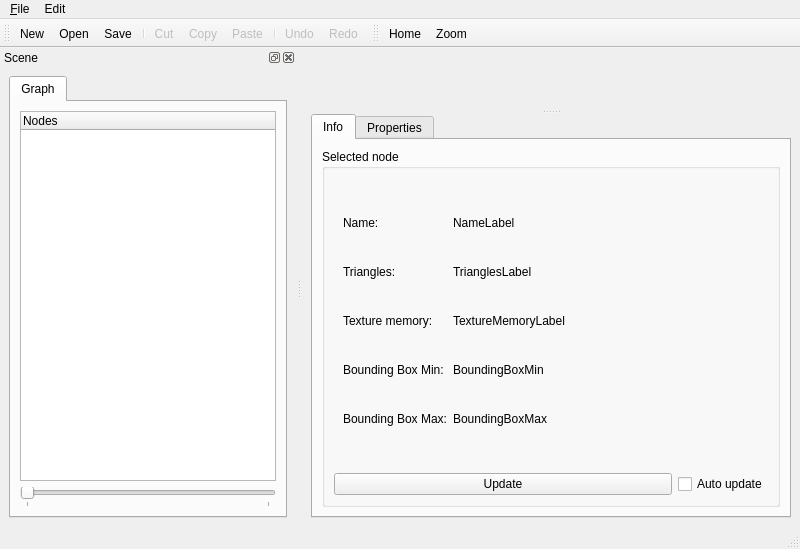
<?xml version="1.0" encoding="UTF-8"?>
<ui version="4.0">
 <class>MainWindow</class>
 <widget class="QMainWindow" name="MainWindow">
  <property name="geometry">
   <rect>
    <x>0</x>
    <y>0</y>
    <width>800</width>
    <height>549</height>
   </rect>
  </property>
  <property name="windowTitle">
   <string>SceneEdit</string>
  </property>
  <property name="windowIcon">
   <iconset resource="../resources.qrc">
    <normaloff>:/Images/osg64.png</normaloff>:/Images/osg64.png</iconset>
  </property>
  <property name="animated">
   <bool>false</bool>
  </property>
  <widget class="QWidget" name="m_centralwidget">
   <layout class="QVBoxLayout">
    <item>
     <widget class="QSplitter" name="splitter">
      <property name="orientation">
       <enum>Qt::Vertical</enum>
      </property>
      <widget class="QWidget" name="widget" native="true"/>
      <widget class="QWidget" name="widget_2" native="true">
       <layout class="QHBoxLayout">
        <item>
         <widget class="QSplitter" name="splitter_2">
          <property name="orientation">
           <enum>Qt::Horizontal</enum>
          </property>
          <widget class="QTabWidget" name="tabWidget_2">
           <property name="minimumSize">
            <size>
             <width>200</width>
             <height>0</height>
            </size>
           </property>
           <property name="currentIndex">
            <number>0</number>
           </property>
           <widget class="QWidget" name="tab_3">
            <attribute name="title">
             <string>Info</string>
            </attribute>
            <layout class="QVBoxLayout">
             <item>
              <widget class="QGroupBox" name="groupBox">
               <property name="title">
                <string>Selected node</string>
               </property>
               <layout class="QVBoxLayout">
                <item>
                 <widget class="QWidget" name="widget_3" native="true">
                  <layout class="QGridLayout">
                   <item row="0" column="0">
                    <widget class="QLabel" name="label">
                     <property name="sizePolicy">
                      <sizepolicy hsizetype="Fixed" vsizetype="Fixed">
                       <horstretch>0</horstretch>
                       <verstretch>0</verstretch>
                      </sizepolicy>
                     </property>
                     <property name="minimumSize">
                      <size>
                       <width>92</width>
                       <height>0</height>
                      </size>
                     </property>
                     <property name="text">
                      <string>Name:</string>
                     </property>
                    </widget>
                   </item>
                   <item row="0" column="1">
                    <widget class="QLabel" name="_nameLabel">
                     <property name="sizePolicy">
                      <sizepolicy hsizetype="Expanding" vsizetype="Fixed">
                       <horstretch>0</horstretch>
                       <verstretch>0</verstretch>
                      </sizepolicy>
                     </property>
                     <property name="text">
                      <string>NameLabel</string>
                     </property>
                    </widget>
                   </item>
                   <item row="1" column="0">
                    <widget class="QLabel" name="label_2">
                     <property name="sizePolicy">
                      <sizepolicy hsizetype="Fixed" vsizetype="Fixed">
                       <horstretch>0</horstretch>
                       <verstretch>0</verstretch>
                      </sizepolicy>
                     </property>
                     <property name="minimumSize">
                      <size>
                       <width>92</width>
                       <height>0</height>
                      </size>
                     </property>
                     <property name="text">
                      <string>Triangles:</string>
                     </property>
                    </widget>
                   </item>
                   <item row="1" column="1">
                    <widget class="QLabel" name="_trianglesLabel">
                     <property name="sizePolicy">
                      <sizepolicy hsizetype="Expanding" vsizetype="Fixed">
                       <horstretch>0</horstretch>
                       <verstretch>0</verstretch>
                      </sizepolicy>
                     </property>
                     <property name="text">
                      <string>TrianglesLabel</string>
                     </property>
                    </widget>
                   </item>
                   <item row="2" column="0">
                    <widget class="QLabel" name="label_3">
                     <property name="sizePolicy">
                      <sizepolicy hsizetype="Fixed" vsizetype="Fixed">
                       <horstretch>0</horstretch>
                       <verstretch>0</verstretch>
                      </sizepolicy>
                     </property>
                     <property name="minimumSize">
                      <size>
                       <width>92</width>
                       <height>0</height>
                      </size>
                     </property>
                     <property name="text">
                      <string>Texture memory:</string>
                     </property>
                    </widget>
                   </item>
                   <item row="2" column="1">
                    <widget class="QLabel" name="_textureMemoryLabel">
                     <property name="sizePolicy">
                      <sizepolicy hsizetype="Expanding" vsizetype="Fixed">
                       <horstretch>0</horstretch>
                       <verstretch>0</verstretch>
                      </sizepolicy>
                     </property>
                     <property name="text">
                      <string>TextureMemoryLabel</string>
                     </property>
                    </widget>
                   </item>
                   <item row="3" column="0">
                    <widget class="QLabel" name="label_4">
                     <property name="sizePolicy">
                      <sizepolicy hsizetype="Fixed" vsizetype="Fixed">
                       <horstretch>0</horstretch>
                       <verstretch>0</verstretch>
                      </sizepolicy>
                     </property>
                     <property name="minimumSize">
                      <size>
                       <width>92</width>
                       <height>0</height>
                      </size>
                     </property>
                     <property name="text">
                      <string>Bounding Box Min:</string>
                     </property>
                    </widget>
                   </item>
                   <item row="3" column="1">
                    <widget class="QLabel" name="_boundingBoxMinLabel">
                     <property name="sizePolicy">
                      <sizepolicy hsizetype="Expanding" vsizetype="Fixed">
                       <horstretch>0</horstretch>
                       <verstretch>0</verstretch>
                      </sizepolicy>
                     </property>
                     <property name="text">
                      <string>BoundingBoxMin</string>
                     </property>
                    </widget>
                   </item>
                   <item row="4" column="0">
                    <widget class="QLabel" name="label_5">
                     <property name="sizePolicy">
                      <sizepolicy hsizetype="Fixed" vsizetype="Fixed">
                       <horstretch>0</horstretch>
                       <verstretch>0</verstretch>
                      </sizepolicy>
                     </property>
                     <property name="minimumSize">
                      <size>
                       <width>92</width>
                       <height>0</height>
                      </size>
                     </property>
                     <property name="text">
                      <string>Bounding Box Max:</string>
                     </property>
                    </widget>
                   </item>
                   <item row="4" column="1">
                    <widget class="QLabel" name="_boundingBoxMaxLabel">
                     <property name="sizePolicy">
                      <sizepolicy hsizetype="Expanding" vsizetype="Fixed">
                       <horstretch>0</horstretch>
                       <verstretch>0</verstretch>
                      </sizepolicy>
                     </property>
                     <property name="text">
                      <string>BoundingBoxMax</string>
                     </property>
                    </widget>
                   </item>
                  </layout>
                 </widget>
                </item>
                <item>
                 <layout class="QHBoxLayout">
                  <item>
                   <widget class="QPushButton" name="_updateBtn">
                    <property name="sizePolicy">
                     <sizepolicy hsizetype="Expanding" vsizetype="Fixed">
                      <horstretch>0</horstretch>
                      <verstretch>0</verstretch>
                     </sizepolicy>
                    </property>
                    <property name="text">
                     <string>Update</string>
                    </property>
                   </widget>
                  </item>
                  <item>
                   <widget class="QCheckBox" name="_autoUpdateCB">
                    <property name="text">
                     <string>Auto update</string>
                    </property>
                   </widget>
                  </item>
                 </layout>
                </item>
               </layout>
              </widget>
             </item>
            </layout>
           </widget>
           <widget class="QWidget" name="tab_4">
            <attribute name="title">
             <string>Properties</string>
            </attribute>
            <layout class="QVBoxLayout">
             <property name="spacing">
              <number>0</number>
             </property>
             <property name="margin">
              <number>0</number>
             </property>
             <item>
              <widget class="QWidget" name="_peContainer" native="true">
               <property name="sizePolicy">
                <sizepolicy hsizetype="Expanding" vsizetype="Expanding">
                 <horstretch>0</horstretch>
                 <verstretch>0</verstretch>
                </sizepolicy>
               </property>
              </widget>
             </item>
            </layout>
           </widget>
          </widget>
         </widget>
        </item>
       </layout>
      </widget>
     </widget>
    </item>
   </layout>
  </widget>
  <widget class="QMenuBar" name="m_menuBar">
   <property name="geometry">
    <rect>
     <x>0</x>
     <y>0</y>
     <width>800</width>
     <height>21</height>
    </rect>
   </property>
   <widget class="QMenu" name="menu_File">
    <property name="tearOffEnabled">
     <bool>true</bool>
    </property>
    <property name="title">
     <string>&amp;File</string>
    </property>
    <addaction name="actionNew"/>
    <addaction name="actionOpen"/>
    <addaction name="separator"/>
    <addaction name="actionSave"/>
    <addaction name="actionSaveAs"/>
    <addaction name="separator"/>
    <addaction name="actionExit"/>
   </widget>
   <widget class="QMenu" name="menuEdit">
    <property name="tearOffEnabled">
     <bool>true</bool>
    </property>
    <property name="title">
     <string>Edit</string>
    </property>
    <addaction name="actionUndo"/>
    <addaction name="actionRedo"/>
    <addaction name="separator"/>
    <addaction name="actionCut"/>
    <addaction name="actionCopy"/>
    <addaction name="actionPaste"/>
   </widget>
   <addaction name="menu_File"/>
   <addaction name="menuEdit"/>
  </widget>
  <widget class="QStatusBar" name="m_statusBar"/>
  <widget class="QDockWidget" name="_treeDock">
   <property name="allowedAreas">
    <set>Qt::LeftDockWidgetArea|Qt::RightDockWidgetArea</set>
   </property>
   <property name="windowTitle">
    <string>Scene</string>
   </property>
   <attribute name="dockWidgetArea">
    <number>1</number>
   </attribute>
   <widget class="QWidget" name="dockWidgetContents">
    <layout class="QVBoxLayout">
     <property name="spacing">
      <number>6</number>
     </property>
     <property name="margin">
      <number>9</number>
     </property>
     <item>
      <widget class="QTabWidget" name="tabWidget">
       <property name="tabPosition">
        <enum>QTabWidget::North</enum>
       </property>
       <property name="tabShape">
        <enum>QTabWidget::Rounded</enum>
       </property>
       <property name="currentIndex">
        <number>0</number>
       </property>
       <property name="elideMode">
        <enum>Qt::ElideNone</enum>
       </property>
       <widget class="QWidget" name="tab">
        <attribute name="title">
         <string>Graph</string>
        </attribute>
        <layout class="QVBoxLayout">
         <property name="spacing">
          <number>6</number>
         </property>
         <property name="margin">
          <number>9</number>
         </property>
         <item>
          <widget class="QTreeWidget" name="_treeWidget">
           <property name="selectionMode">
            <enum>QAbstractItemView::ExtendedSelection</enum>
           </property>
           <property name="selectionBehavior">
            <enum>QAbstractItemView::SelectItems</enum>
           </property>
           <property name="columnCount">
            <number>1</number>
           </property>
           <column>
            <property name="text">
             <string>Nodes</string>
            </property>
           </column>
          </widget>
         </item>
         <item>
          <widget class="QSlider" name="_treeSlider">
           <property name="maximum">
            <number>1</number>
           </property>
           <property name="orientation">
            <enum>Qt::Horizontal</enum>
           </property>
           <property name="tickPosition">
            <enum>QSlider::TicksBelow</enum>
           </property>
           <property name="tickInterval">
            <number>0</number>
           </property>
          </widget>
         </item>
        </layout>
       </widget>
      </widget>
     </item>
    </layout>
   </widget>
  </widget>
  <widget class="QToolBar" name="_standardBar">
   <property name="windowTitle">
    <string>toolBar</string>
   </property>
   <property name="orientation">
    <enum>Qt::Horizontal</enum>
   </property>
   <attribute name="toolBarArea">
    <enum>TopToolBarArea</enum>
   </attribute>
   <attribute name="toolBarBreak">
    <bool>false</bool>
   </attribute>
   <addaction name="actionNew"/>
   <addaction name="actionOpen"/>
   <addaction name="actionSave"/>
   <addaction name="separator"/>
   <addaction name="actionCut"/>
   <addaction name="actionCopy"/>
   <addaction name="actionPaste"/>
   <addaction name="separator"/>
   <addaction name="actionUndo"/>
   <addaction name="actionRedo"/>
  </widget>
  <widget class="QToolBar" name="_navigationBar">
   <property name="windowTitle">
    <string>toolBar_2</string>
   </property>
   <property name="orientation">
    <enum>Qt::Horizontal</enum>
   </property>
   <property name="iconSize">
    <size>
     <width>22</width>
     <height>22</height>
    </size>
   </property>
   <attribute name="toolBarArea">
    <enum>TopToolBarArea</enum>
   </attribute>
   <attribute name="toolBarBreak">
    <bool>false</bool>
   </attribute>
   <addaction name="actionHome"/>
   <addaction name="actionZoom"/>
  </widget>
  <action name="actionNew">
   <property name="icon">
    <iconset resource="../resources.qrc">
     <normaloff>:/icons/Toolbar/32x32/filenew.png</normaloff>:/icons/Toolbar/32x32/filenew.png</iconset>
   </property>
   <property name="text">
    <string>New</string>
   </property>
  </action>
  <action name="actionOpen">
   <property name="icon">
    <iconset resource="../resources.qrc">
     <normaloff>:/icons/Toolbar/32x32/fileopen.png</normaloff>:/icons/Toolbar/32x32/fileopen.png</iconset>
   </property>
   <property name="text">
    <string>Open</string>
   </property>
   <property name="shortcut">
    <string>Ctrl+O</string>
   </property>
  </action>
  <action name="actionSave">
   <property name="icon">
    <iconset resource="../resources.qrc">
     <normaloff>:/icons/Toolbar/32x32/filesave.png</normaloff>:/icons/Toolbar/32x32/filesave.png</iconset>
   </property>
   <property name="text">
    <string>Save</string>
   </property>
   <property name="shortcut">
    <string>Ctrl+S</string>
   </property>
  </action>
  <action name="actionSaveAs">
   <property name="enabled">
    <bool>true</bool>
   </property>
   <property name="icon">
    <iconset resource="../resources.qrc">
     <normaloff>:/icons/Toolbar/32x32/filesaveas.png</normaloff>:/icons/Toolbar/32x32/filesaveas.png</iconset>
   </property>
   <property name="text">
    <string>Save As</string>
   </property>
  </action>
  <action name="actionExit">
   <property name="icon">
    <iconset resource="../resources.qrc">
     <normaloff>:/icons/Toolbar/32x32/exit.png</normaloff>:/icons/Toolbar/32x32/exit.png</iconset>
   </property>
   <property name="text">
    <string>Exit</string>
   </property>
  </action>
  <action name="actionUndo">
   <property name="enabled">
    <bool>false</bool>
   </property>
   <property name="icon">
    <iconset resource="../resources.qrc">
     <normaloff>:/icons/Toolbar/32x32/undo.png</normaloff>:/icons/Toolbar/32x32/undo.png</iconset>
   </property>
   <property name="text">
    <string>Undo</string>
   </property>
  </action>
  <action name="actionRedo">
   <property name="enabled">
    <bool>false</bool>
   </property>
   <property name="icon">
    <iconset resource="../resources.qrc">
     <normaloff>:/icons/Toolbar/32x32/redo.png</normaloff>:/icons/Toolbar/32x32/redo.png</iconset>
   </property>
   <property name="text">
    <string>Redo</string>
   </property>
  </action>
  <action name="actionCut">
   <property name="enabled">
    <bool>false</bool>
   </property>
   <property name="icon">
    <iconset resource="../resources.qrc">
     <normaloff>:/icons/Toolbar/32x32/editcut.png</normaloff>:/icons/Toolbar/32x32/editcut.png</iconset>
   </property>
   <property name="text">
    <string>Cut</string>
   </property>
  </action>
  <action name="actionCopy">
   <property name="enabled">
    <bool>false</bool>
   </property>
   <property name="icon">
    <iconset resource="../resources.qrc">
     <normaloff>:/icons/Toolbar/32x32/editcopy.png</normaloff>:/icons/Toolbar/32x32/editcopy.png</iconset>
   </property>
   <property name="text">
    <string>Copy</string>
   </property>
  </action>
  <action name="actionPaste">
   <property name="enabled">
    <bool>false</bool>
   </property>
   <property name="icon">
    <iconset resource="../resources.qrc">
     <normaloff>:/icons/Toolbar/32x32/editpaste.png</normaloff>:/icons/Toolbar/32x32/editpaste.png</iconset>
   </property>
   <property name="text">
    <string>Paste</string>
   </property>
  </action>
  <action name="actionHome">
   <property name="icon">
    <iconset resource="../resources.qrc">
     <normaloff>:/icons/Toolbar/22x22/Icon57.png</normaloff>:/icons/Toolbar/22x22/Icon57.png</iconset>
   </property>
   <property name="text">
    <string>Home</string>
   </property>
  </action>
  <action name="actionZoom">
   <property name="icon">
    <iconset resource="../resources.qrc">
     <normaloff>:/icons/Toolbar/22x22/Icon58.png</normaloff>:/icons/Toolbar/22x22/Icon58.png</iconset>
   </property>
   <property name="text">
    <string>Zoom</string>
   </property>
  </action>
 </widget>
 <resources>
  <include location="../resources.qrc"/>
 </resources>
 <connections>
  <connection>
   <sender>_treeSlider</sender>
   <signal>valueChanged(int)</signal>
   <receiver>_treeWidget</receiver>
   <slot>expandToDepth(int)</slot>
   <hints>
    <hint type="sourcelabel">
     <x>161</x>
     <y>490</y>
    </hint>
    <hint type="destinationlabel">
     <x>166</x>
     <y>327</y>
    </hint>
   </hints>
  </connection>
 </connections>
</ui>
